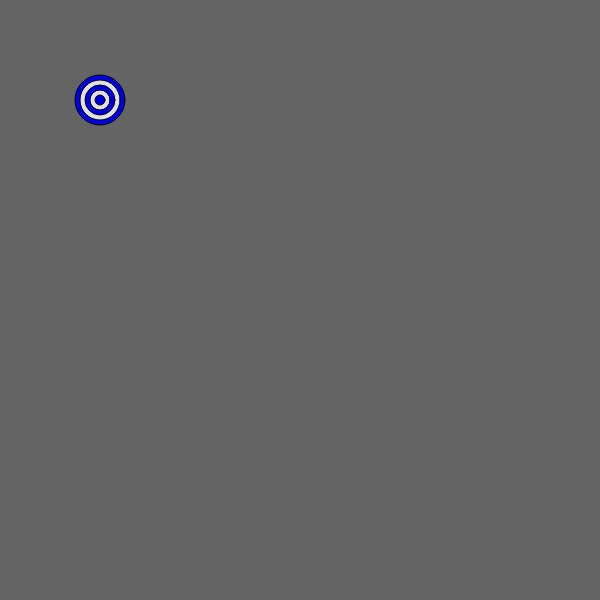
Frame 1 (no input)
Frame 60 (no input): identical to frame 1, image omitted
Frame 120 (the mouse pressed at the canvas centre since frame 60): identical to frame 1, image omitted

The p5.js sketch that drew this single still picture (run headless with seeded random() and noise() and a simulated clock; from frame 60 on, the mouse is pressed at the canvas centre):

// p5.js sketch
// ── sketch.js
let x = 300;
let y = 300;
let a = 50;
let b = 50;
let c1;

function setup() {
  createCanvas(600, 600);
  c1 = color(0, 0, 225);
}

function keyReleased() {
  console.log('key released');
  if (c1 == color(225, 0, 0)) {
    print('blue');
    c1 = color(0, 0, 225);
  }
  else{
    print('red');
    c1 = color(225, 0, 0);
  }
}

function draw() {
  background(100);

  targetSymbol(100, 100, c1, color(225, 225, 225));
  //targetSymbol(200, 200, color(0, 225, 0), color(225, 225, 225));

}

function targetSymbol(x, y, c1, c2) {
  fill(c1);
  ellipse(x, y, a, b);
  fill(c2);
  ellipse(x, y, a * 4 / 5, b * 4 / 5);
  fill(c1);
  ellipse(x, y, a * 3 / 5, b * 3 / 5);
  fill(c2);
  ellipse(x, y, a * 2 / 5, b * 2 / 5);
  fill(c1);
  ellipse(x, y, a / 5, b / 5);
}
